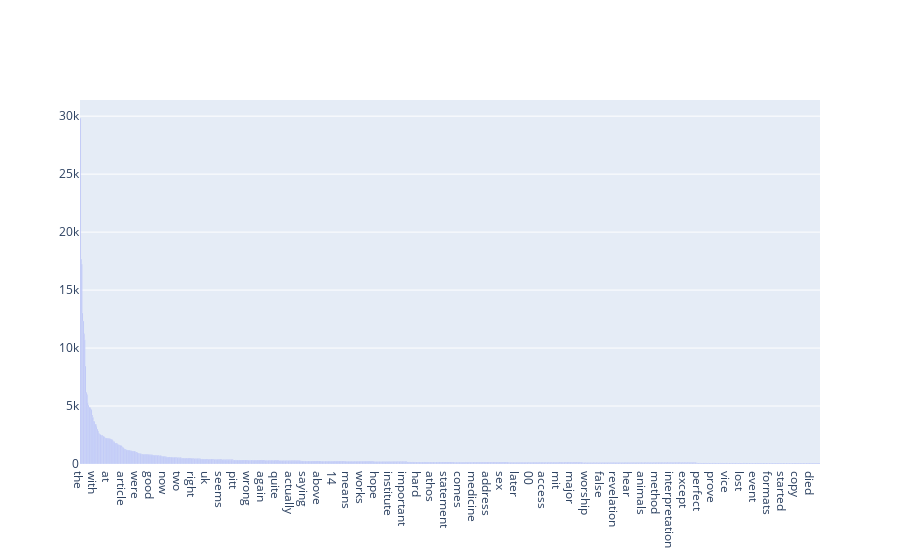

Write notebook code for a chart like this one.
### Markdown cell above
### >>> **Exercise 15 (take home):** 
Additionally, you can attempt to sort the terms on the `x-axis` by frequency instead of in alphabetical order. This way the visualization is more meaninfgul and you will be able to observe the so called [long tail](https://en.wikipedia.org/wiki/Long_tail) (get familiar with this term since it will appear a lot in data mining and other statistics courses). see picture below

![alt txt](https://upload.wikimedia.org/wikipedia/commons/thumb/8/8a/Long_tail.svg/1000px-Long_tail.svg.png)

### Code cell
# Answer here
combine = []
for i in range( len(term_frequencies)):
    combine.append([term_frequencies[i],i])

s = np.array(sorted(combine, key=lambda x:x[0],reverse=True) )
r = s[:,0]
k = []
for i in range(1000):
    k.append(count_vect.get_feature_names()[s[i][1]])

fig = go.Figure(data=go.Bar(x=k, 
            y=r))
fig.show()

### Figure 1 — Plotly figure (JSON) as saved in the notebook; plotly's stock layout.template omitted (floating-point values rounded to 4 significant figures; data arrays with more than 128 entries replaced by an {"elided": "..."} marker saying what was removed)
{"data": [{"type": "bar", "x": {"elided": "1000 str values"}, "y": {"elided": "35788 int values"}}], "layout": {}}
